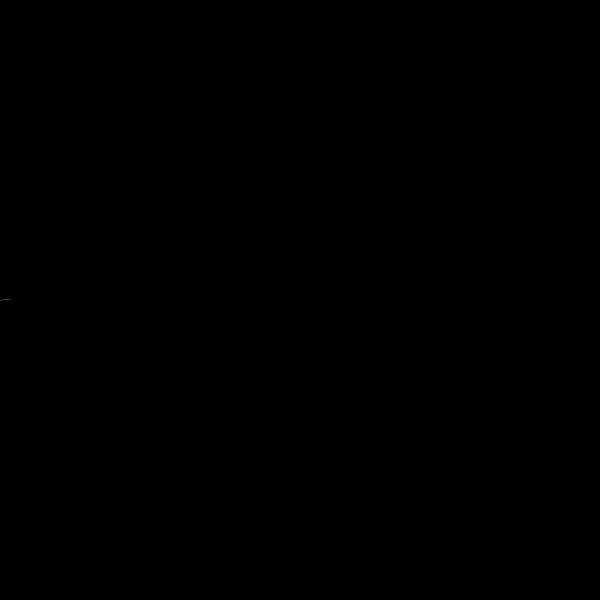
Frame 1 (no input)
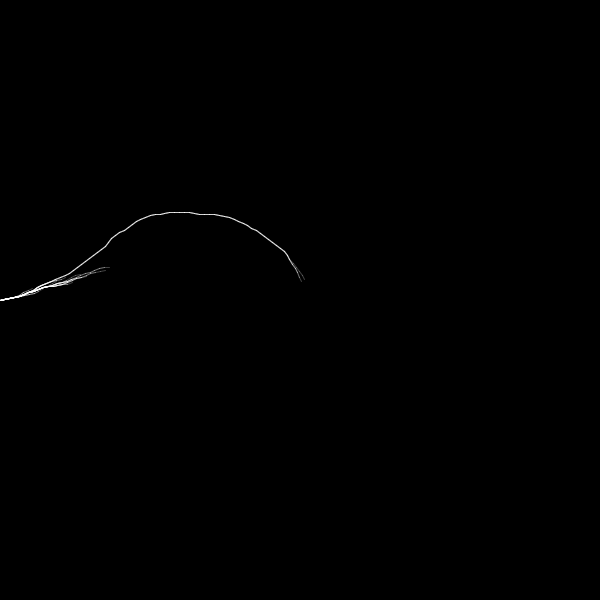
Frame 60 (the mouse pressed at the canvas centre just before this capture)
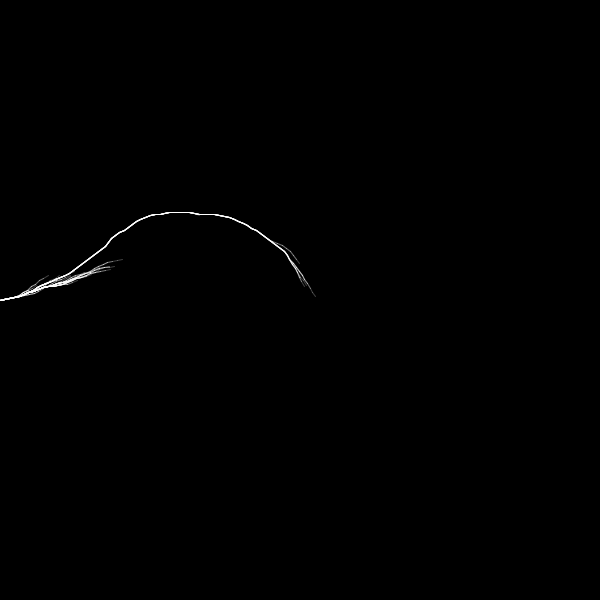
Frame 120 (the mouse held since frame 60 and released just before this capture)

The Processing sketch that drew these frames (run headless with seeded random() and noise(); from frame 60 on, the mouse is pressed at the canvas centre):

// Processing sketch: colatz_colons
// ── colatz_colons.pde
void setup() {
  size(600,600);
  frameRate(10000);
  background(0);
}

final int RANGE_LOW = 1;
final int RANGE_HIGH = 10000;
int m = RANGE_LOW;
float len = 5;
final float angle = PI / 32;
void draw() {
  resetMatrix();
  stroke(255,64);
  //strokeWeight(2);
  int n = m;
  
  translate(0, height / 2);
  IntList seq = new IntList();
  do {
    seq.append(n);
    n = collatz(n);
    //steps += 1;

  } while (n != 1);
  
  seq.reverse();
  for (int i : seq) {
    if (i % 2 == 0) {
      rotate(-angle);
    } else {
      rotate(angle);
    }
    line(0,0,len,0);
    translate(len, 0);
    
    
    
  }
  
  
  //println(m + " = " + steps);
  m += 1;
  
  if (m >= RANGE_HIGH) {
    stop();
  }
}


int collatz(int n) {
  if (n % 2 == 0) {
    return n / 2;
  } else {
    return ((n * 3) + 1)/2;
  }
}
